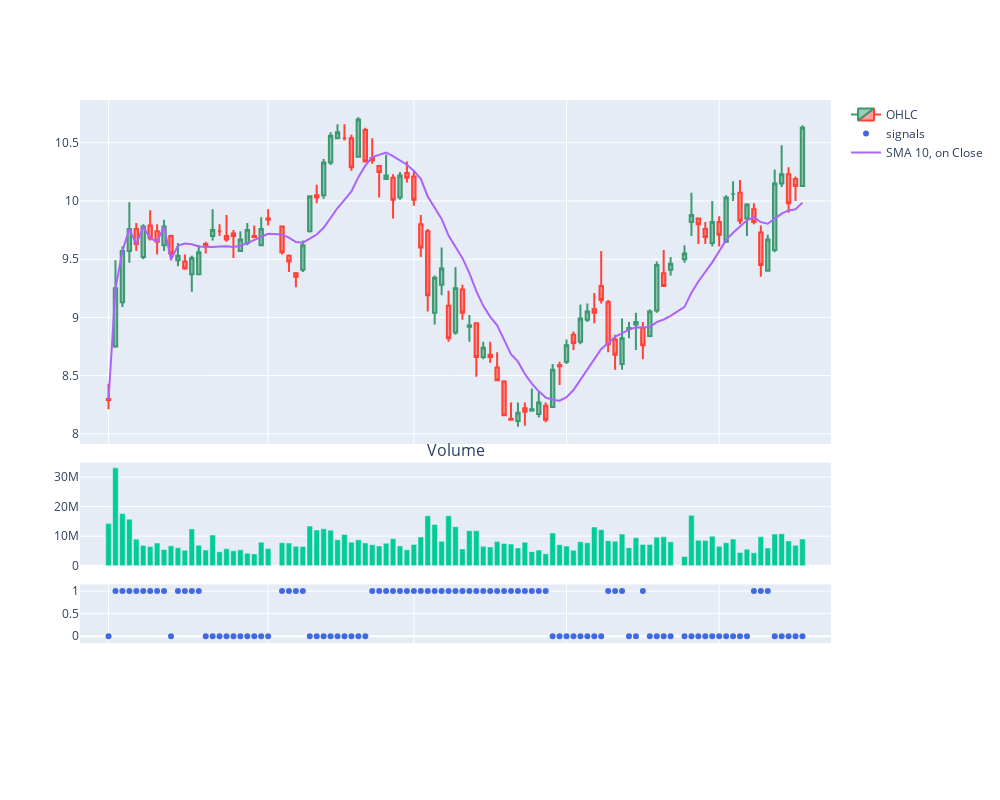
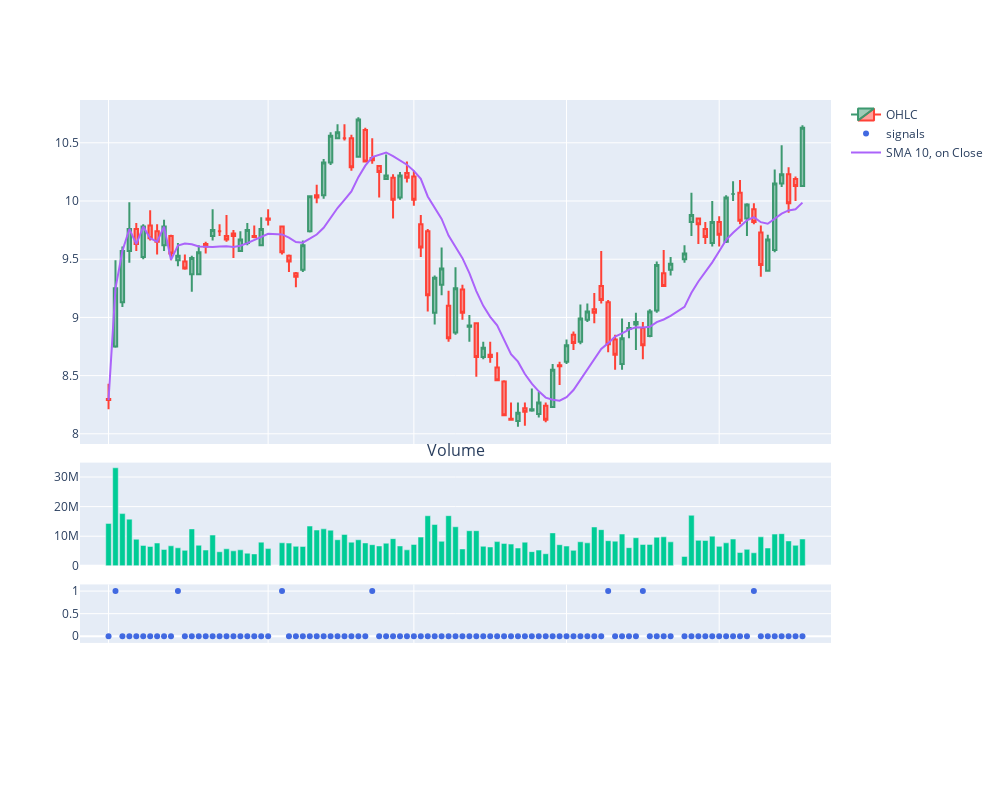

The notebook cell saved with these charts, in order:
### Markdown cell above
## SMA

### Code cell
period = 10
indicator = "SMA"
ma_crossover = Crossover(period, indicator = indicator, on = "Close", invert = True)

ma_crossover.plot_signals(data, signal_type = 'con')
ma_crossover.plot_signals(data, signal_type = 'dis')
